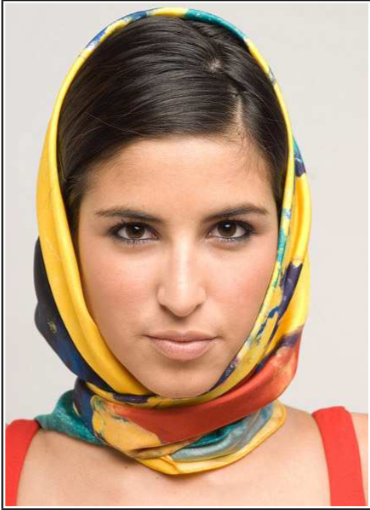
#> input picture comic-sketcher/xdog/imgs/example.png, 370 x 510 px
$ python main.py   (older library calls are emulated)
#> lines starting #> are read from the running program, lines starting #| are printed output that depends on the picture
import cv2
import numpy as np

cv2.CV_LOAD_IMAGE_COLOR = 0


def canny(img):
	img = cv2.Canny(img, 100, 200)
	return img


def DoG(img, size=(0, 0), k=1.6, sigma=0.5, tau=1):
	"""
	Difference of Gaussians (DoG)
	"""
	img1 = cv2.GaussianBlur(img, size, sigma)
	img2 = cv2.GaussianBlur(img, size, sigma*k)

	img = img1 - tau*img2

	return img


# [85 lines left out: functions DoG_threshold, XDoG, XDoG_reparam, XDoG_garygrossi, hatchBlend, not called in this run]


def FDoG(img):
	return True


if __name__ == '__main__':

	# Open image in grayscale
	# img = cv2.imread('imgs/lena.jpg',cv2.CV_LOAD_IMAGE_GRAYSCALE)
	image_shape = (200,250)
	image = cv2.imread('imgs/example.png', cv2.CV_LOAD_IMAGE_COLOR)
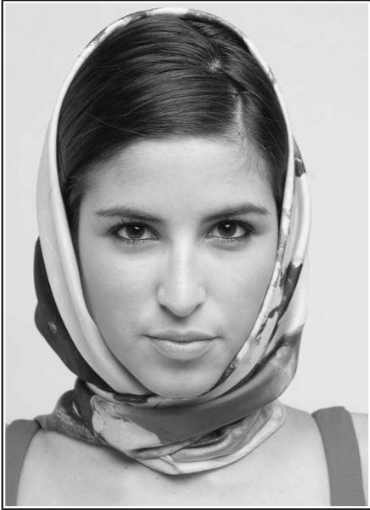
#> image: shape (510, 370); min 8, max 255, mean 165.6
	image = cv2.resize(image, image_shape)
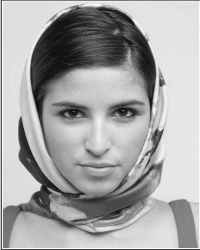
#> image: shape (250, 200); min 12, max 254, mean 165.5

	# Set k = 1.6 as proposed in the paper
	K = 1.6

	variants = {
		"Grayscale": image,
		"Canny": canny(image),
		"DoG 1": DoG(image, k=K, sigma=0.1),
		"DoG 2": DoG(image, k=K, sigma=0.2),
		"DoG 3": DoG(image, k=K, sigma=0.3),
		"DoG 4": DoG(image, k=K, sigma=0.4),
		"DoG 5": DoG(image, k=K, sigma=0.5),
		"DoG 6": DoG(image, k=K, sigma=0.6),
		"DoG 7": DoG(image, k=K, sigma=0.7),
		"DoG 8": DoG(image, k=K, sigma=0.8),
		"DoG 9": DoG(image, k=K, sigma=0.9),
		# "DoG Thresholded tau99 6": DoG_threshold(image, sigma=0.6, k=K, tau=0.99, epsilon=-0.5),
		# "DoG Thresholded tau99 7 -0.5": DoG_threshold(image, sigma=0.7, k=K, tau=0.99, epsilon=-0.5),
		# "DoG Thresholded tau99 7 -0.6": DoG_threshold(image, sigma=0.7, k=K, tau=0.99, epsilon=-0.5),
		# "DoG Thresholded tau99 7 -0.7": DoG_threshold(image, sigma=0.7, k=K, tau=0.99, epsilon=-0.5),
		# "XDoG 1": np.uint8(XDoG_reparam(image, sigma=0.5, k=170, p=0.98, epsilon=0.6, phi=10)),
		# "XDoG 2": np.uint8(XDoG_reparam(image, sigma=0.5, k=170, p=0.95, epsilon=0.6, phi=10)),
		# "XDoG 3": np.uint8(XDoG_reparam(image, sigma=0.6, k=170, p=0.95, epsilon=0.6, phi=10)),
		# "XDoG 4": np.uint8(XDoG_reparam(image, sigma=0.7, k=170, p=0.95, epsilon=0.6, phi=10)),
		# "XDoG 5": np.uint8(XDoG_reparam(image, sigma=0.8, k=170, p=0.95, epsilon=0.6, phi=10)),
		# "XDoG 6": np.uint8(XDoG_reparam(image, sigma=0.9, k=170, p=0.95, epsilon=0.6, phi=10)),
		# "XDoG 7": np.uint8(XDoG_reparam(image, sigma=0.9, k=180, p=0.95, epsilon=0.6, phi=10)),
		# "XDoG 8": np.uint8(XDoG_reparam(image, sigma=0.9, k=190, p=0.95, epsilon=0.6, phi=10)),
		# "XDoG 9": np.uint8(XDoG_reparam(image, sigma=0.9, k=200, p=0.95, epsilon=0.6, phi=10)),
		# "XDoG 10": np.uint8(XDoG_reparam(image, sigma=0.9, k=210, p=0.95, epsilon=0.6, phi=10)),
		# "XDoG 11": np.uint8(XDoG_reparam(image, sigma=0.9, k=220, p=0.95, epsilon=0.6, phi=10)),
		# "XDoG 12": np.uint8(XDoG_reparam(image, sigma=0.9, k=160, p=0.95, epsilon=0.6, phi=10)),
		# "XDoG 13": np.uint8(XDoG_reparam(image, sigma=0.9, k=150, p=0.95, epsilon=0.6, phi=10)),
		# "XDoG 14": np.uint8(XDoG_reparam(image, sigma=0.9, k=140, p=0.95, epsilon=0.6, phi=10)),
		# "XDoG 15": np.uint8(XDoG_reparam(image, sigma=0.9, k=130, p=0.95, epsilon=0.6, phi=10)),
		# "XDoG 16": np.uint8(XDoG_reparam(image, sigma=0.9, k=120, p=0.95, epsilon=0.6, phi=10)),
		# "XDoG 17": np.uint8(XDoG_reparam(image, sigma=0.9, k=100, p=0.95, epsilon=0.6, phi=10)),
		# "XDoG 37": np.uint8(XDoG_reparam(image, sigma=0.9, k=20, p=0.99, epsilon=0.1, phi=2)),
		# "XDoG 38": np.uint8(XDoG_reparam(image, sigma=0.9, k=20, p=0.99, epsilon=0.1, phi=5)),
		# "XDoG 39": np.uint8(XDoG_reparam(image, sigma=0.9, k=20, p=0.99, epsilon=0.1, phi=10)),

		# Fix the epsilon first
		# "XDoG 1": np.uint8(XDoG_reparam(image, sigma=0.1, k=20, p=0.99, epsilon=0.5, phi=10)),
		# "XDoG 2": np.uint8(XDoG_reparam(image, sigma=0.2, k=20, p=0.99, epsilon=0.5, phi=10)),
		# "XDoG 3": np.uint8(XDoG_reparam(image, sigma=0.3, k=20, p=0.99, epsilon=0.5, phi=10)),
		# "XDoG 4": np.uint8(XDoG_reparam(image, sigma=0.4, k=20, p=0.99, epsilon=0.5, phi=10)),
		# "XDoG 5": np.uint8(XDoG_reparam(image, sigma=0.5, k=20, p=0.99, epsilon=0.5, phi=10)),
		# "XDoG 6": np.uint8(XDoG_reparam(image, sigma=0.6, k=20, p=0.99, epsilon=0.5, phi=10)),
		# "XDoG 7": np.uint8(XDoG_reparam(image, sigma=0.7, k=20, p=0.99, epsilon=0.4, phi=10)), # this
		# "XDoG 8": np.uint8(XDoG_reparam(image, sigma=0.8, k=20, p=0.99, epsilon=0.5, phi=10)),
		# "XDoG 9": np.uint8(XDoG_reparam(image, sigma=0.9, k=20, p=0.99, epsilon=0.5, phi=10)),

		# Fix k
		# "XDoG 10": np.uint8(XDoG_reparam(image, sigma=0.7, k=5, p=0.99, epsilon=0.3, phi=5)),
		# "XDoG 11": np.uint8(XDoG_reparam(image, sigma=0.7, k=10, p=0.99, epsilon=0.3, phi=5)),
		# "XDoG 12": np.uint8(XDoG_reparam(image, sigma=0.7, k=20, p=0.99, epsilon=0.3, phi=5)),
		# "XDoG 13": np.uint8(XDoG_reparam(image, sigma=0.7, k=50, p=0.99, epsilon=0.3, phi=5)),
		# "XDoG 14": np.uint8(XDoG_reparam(image, sigma=0.7, k=100, p=0.99, epsilon=0.3, phi=5)),
		# "XDoG 15": np.uint8(XDoG_reparam(image, sigma=0.7, k=150, p=0.99, epsilon=0.3, phi=5)),
		# "XDoG 16": np.uint8(XDoG_reparam(image, sigma=0.7, k=200, p=0.99, epsilon=0.3, phi=5)),


		# "XDoG": np.uint8(XDoG(image, sigma=0.7, k=K, tau=0.99, epsilon=0.04, phi=15)),
		# "XDoG GaryGrossi": np.uint8(XDoG_garygrossi(
		# 	image, sigma=0.5, k=200, tau=0.98, epsilon=0.1, phi=10)),
		# "XDoG Project 2": np.uint8(
		# 	XDoG(image, sigma=1.6, k=K, tau=0.5, epsilon=-1, phi=10)),
		# "XDoG Project 3 - Natural Media": np.uint8(
		# 	XDoG(image, sigma=1, k=K, tau=0.5, epsilon=-0.5, phi=10)),
		# "XDoG Project 4 - Hatch": np.uint8(hatchBlend(image))
	}
#> in canny, `img = cv2.Canny(img, 100, 200)`:
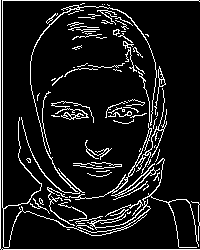
#> img: shape (250, 200); 10.4% white in thin lines or dots
#> in DoG, `img = img1 - tau*img2`: img: shape (250, 200); every value is 0
#> call 4 of DoG, with size = (0, 0), k = 1.6, sigma = 0.4, tau = 1
#> in DoG (call 4), `img2 = cv2.GaussianBlur(img, size, sigma*k)`:
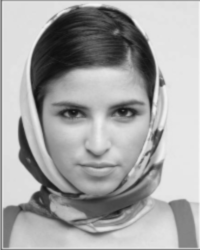
#> img2: shape (250, 200); min 15, max 244, mean 165.6
#> in DoG (call 8), `img2 = cv2.GaussianBlur(img, size, sigma*k)`:
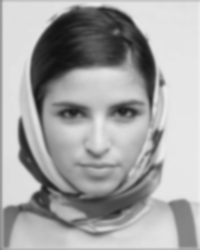
#> img2: shape (250, 200); min 17, max 237, mean 165.7
#> in DoG (call 8), `img = img1 - tau*img2`:
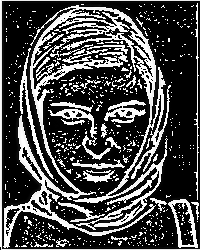
#> img: shape (250, 200); min 0, max 255, mean 72.7
#> in DoG (call 9), `img = img1 - tau*img2`:
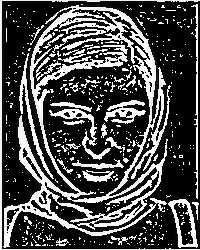
#> img: shape (250, 200); min 0, max 255, mean 75.5

	for name, output in variants.items():
		print(f"[INFO] Generating {name}")
		cv2.imshow(name, output)
#> this loop made 11 passes
#> name on passes 1 to 11: 'Grayscale', 'Canny', 'DoG 1', 'DoG 2', 'DoG 3', 'DoG 4', 'DoG 5', 'DoG 6', 'DoG 7', 'DoG 8', 'DoG 9'
#| [INFO] Generating Grayscale
#| [INFO] Generating Canny
#| [INFO] Generating DoG 1
#| [INFO] Generating DoG 2
#| [INFO] Generating DoG 3
#| [INFO] Generating DoG 4
#| [INFO] Generating DoG 5
#| [INFO] Generating DoG 6
#> (further printed lines are left out)

	cv2.waitKey(0)

$ run again, with comic-sketcher/xdog/imgs/prof.jpg saved as comic-sketcher/xdog/imgs/example.png
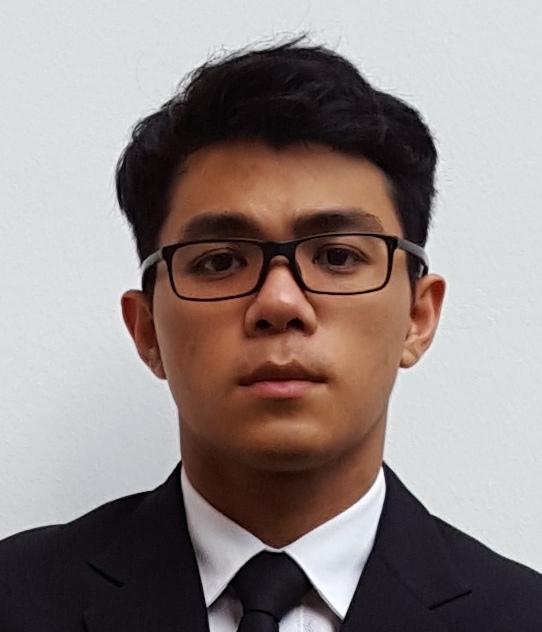
#> input picture comic-sketcher/xdog/imgs/prof.jpg, 542 x 632 px
#> in canny, `img = cv2.Canny(img, 100, 200)`:
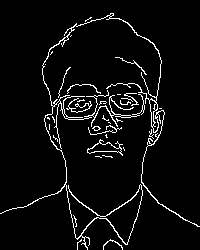
#> img: shape (250, 200); 5% white in thin lines or dots
#> in DoG (call 9), `img = img1 - tau*img2`:
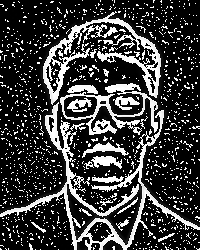
#> img: shape (250, 200); min 0, max 255, mean 60.6
#> the loop `for name, output in variants.items():` made 11 passes
#> name on passes 1 to 8: 'Grayscale', 'Canny', 'DoG 1', 'DoG 2', 'DoG 3', 'DoG 4', 'DoG 5', 'DoG 6'
#> (printed output is left out)
